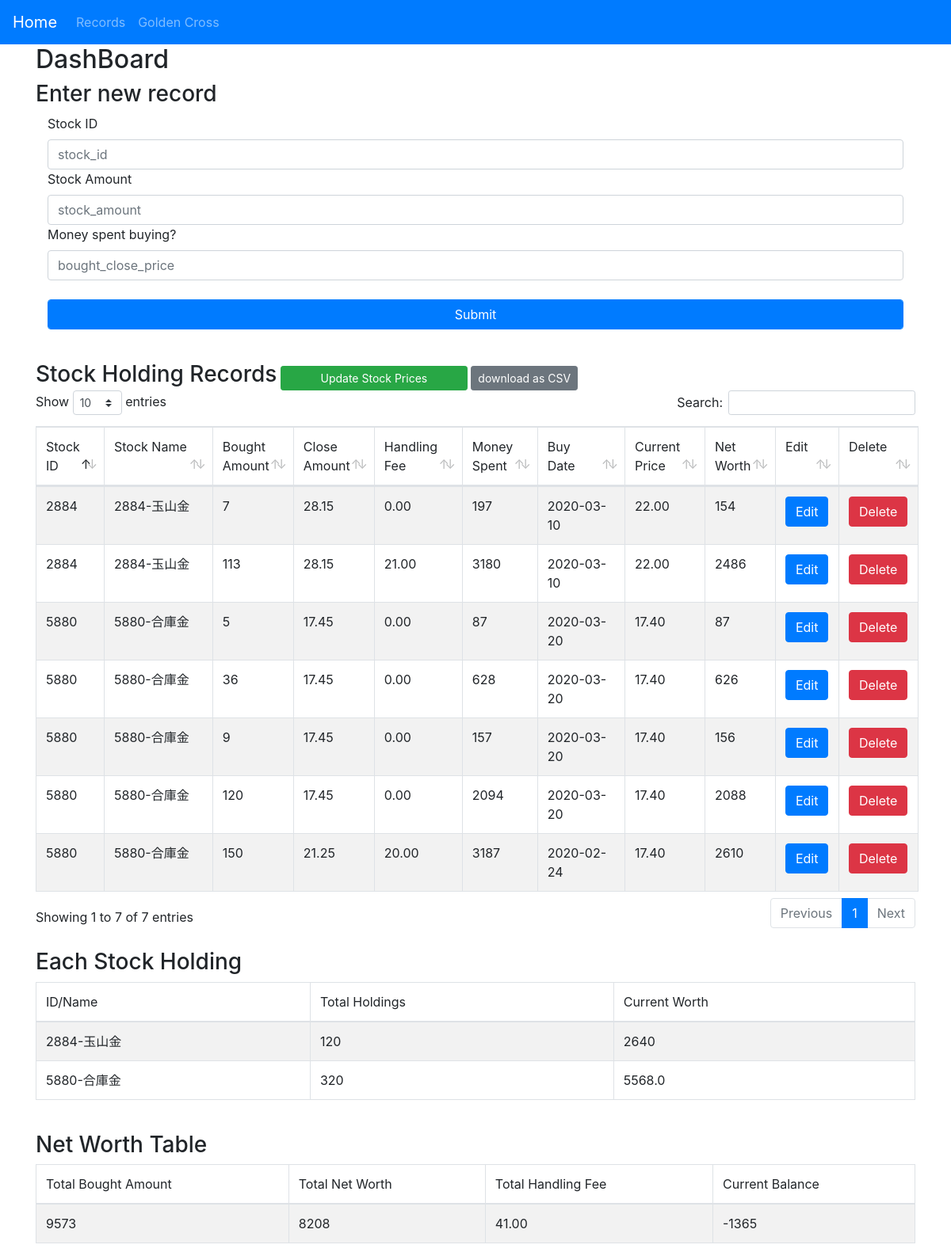
/records/1 (signed in), run on the app's committed database.
### app/models.py (models this page shows, shortened)
class StockHolding(db.Model):
    id = db.Column(db.Integer, primary_key=True)
    stock_id = db.Column(db.String(20))
    stock_name = db.Column(db.String(50))
    stock_amount = db.Column(db.Numeric(20, 2))
    close_amount = db.Column(db.Numeric(20, 2))
    handling_fee = db.Column(db.Numeric(20, 2))
    money_spent = db.Column(db.Numeric(20, 2))
    buy_date = db.Column(db.String(20))

### tables this page shows
CREATE TABLE "current_stock_price" (
	"id"	INTEGER PRIMARY KEY AUTOINCREMENT,
	"stock_id"	TEXT,
	"stock_name"	TEXT,
	"current_price"	NUMERIC
);

### app/views.py (the view)
@app.route('/records/<int:page>')
def records(page):
    if session.get('login') == None:
        return redirect('/')
    all_records = db.engine.execute(all_records_sql).fetchall()  # list
    count_each_stock_holding = db.engine.execute(count_each_stock_holding_sql).fetchall()
    net_worth_map = {}
    print(count_each_stock_holding)
    total_bought_amount = 0
    total_net_worth = 0
    total_handling_fee = 0
    for record in all_records:
        _, _, _, record_amount, close_price, handling_fee, money_spent, _, current_price, net_worth = record
        total_bought_amount += float(money_spent) + float(handling_fee)
        total_net_worth += float(net_worth)
        total_handling_fee += float(handling_fee)
    current_balance = total_net_worth - total_bought_amount
    net_worth_map['total_bought_amount'] = total_bought_amount
    net_worth_map['total_net_worth'] = total_net_worth
    net_worth_map['total_handling_fee'] = total_handling_fee
    net_worth_map['current_balance'] = current_balance
    return render_template("records.html", current=page, records=all_records,
                           net_worth_map=net_worth_map, count_each=count_each_stock_holding)

### app/templates/records.html (shortened to what this page needs)
{% extends 'base.html' %}
{% block body %}
    <div>
        <h2>DashBoard</h2>
    </div>
    <div>
        <h3>Enter new record</h3>
        <div class="form-group">
            <form id="record_form">
                <div class="col">
                    <label for="stock_id">Stock ID</label>
                    <input class="form-control" name="stock_id" id="stock_id" type="text" placeholder="stock_id"/>
                </div>
                <div class="col">
                    <label for="stock_amount">Stock Amount</label>
                    <input class="form-control" name="stock_amount" id="stock_amount" type="text" placeholder="stock_amount"/>
                </div>
                <div class="col">
                    <label for="bought_close_price">Money spent buying?</label>
                    <input class="form-control" name="bought_close_price" id="bought_close_price" type="text" placeholder="bought_close_price"/>
                </div>
                <div class="col">
                    <br />
                    <input class="form-control btn btn-primary" type="button" value="Submit" onclick="postRecord();"/>
                </div>
            </form>
        </div>
    </div>
    <br/>
    <div>
        <h3 style="display: inline;">Stock Holding Records</h3>
        <span>
            <input class="btn btn-sm btn-success" value="Update Stock Prices" onclick="updateCurrentStockPrice();" />
        </span>
        <span>
            <a class="btn btn-sm btn-secondary" href="/download_csv">download as CSV</a>
        </span>
        <table id="stock_records" class="table table-striped table-bordered">
            <thead>
                <td>Stock ID</td>
                <td width="14%">Stock Name</td>
                <td>Bought Amount</td>
                <td>Close Amount</td>
                <td>Handling Fee</td>
                <td>Money Spent</td>
                <td width="11%">Buy Date</td>
                <td>Current Price</td>
                <td>Net Worth</td>
                <td>Edit</td>
                <td>Delete</td>
            </thead>
            <tbody>
                {% for record in records %}
                    <tr>
                        <td>{{ record.stock_id }}</td>
                        <td>{{ record.stock_name }}</td>
                        <td>{{ record.stock_amount }}</td>
                        <td>{{ '%0.2f' % record.close_amount }}</td>
                        <td>{{ '%0.2f' % record.handling_fee }}</td>
                        <td>{{ '%0i' % record.money_spent }}</td>
                        <td>{{ record.buy_date }}</td>
                        <td>{{ '%0.2f' % record.current_price }}</td>
                        <td>{{ '%0i' % record.net_worth }}</td>
                        <td><a class="btn btn-primary" href="/edit/{{ record.id }}">Edit</a></td>
                        <td><a class="btn btn-danger" href="/delete/{{ record.id }}">Delete</a></td>
                    </tr>
                {% endfor %}
            </tbody>
        </table>
    </div>
    <br />
    <h3>Each Stock Holding</h3>
    <table class="table table-striped table-bordered" style="width:100%">
        <thead>
            <tr>
                <td>ID/Name</td>
                <td>Total Holdings</td>
                <td>Current Worth</td>
            </tr>
        </thead>
        <tbody>
            {% for record in count_each %}
                <tr>
                    <td>{{ record.stock_name }}</td>
                    <td>{{ record.stock_amount }}</td>
                    <td>{{ record.current_worth }}</td>
                </tr>
            {% endfor %}
        </tbody>
    </table>
    <br />
    <h3>Net Worth Table</h3>
    <table class="table table-striped table-bordered" style="width:100%">
        <thead>
            <tr>
                <td>Total Bought Amount</td>
                <td>Total Net Worth</td>
                <td>Total Handling Fee</td>
                <td>Current Balance</td>
            </tr>
        </thead>
        <tbody>
            <tr>
                <td>{{ '%0i' % net_worth_map['total_bought_amount'] }}</td>
                <td>{{ '%0i' % net_worth_map['total_net_worth'] }}</td>
                <td>{{ '%0.2f' % net_worth_map['total_handling_fee'] }}</td>
                <td>{{ '%0i' % net_worth_map['current_balance'] }}</td>
            </tr>
        </tbody>
    </table>
{% endblock %}

### app/templates/base.html (shortened to what this page needs)
<!DOCTYPE html>
<html lang="en">
<head>
    <link rel="stylesheet" href="https://stackpath.bootstrapcdn.com/bootstrap/4.4.1/css/bootstrap.min.css"
>
    <link rel="stylesheet" href="{{ url_for('static', filename='css/dataTables.bootstrap4.min.css') }}"/>
</head>
<body>
<nav class="navbar navbar-expand-lg navbar-dark bg-primary">
    <a class="navbar-brand" href="/">Home</a>
    <div class="collapse navbar-collapse" id="navbarSupportedContent">
        <ul class="navbar-nav mr-auto">
            <li class="nav-item">
                <a class="nav-link" href="/records/1">Records</a>
            </li>
            <li class="nav-item">
                <a class="nav-link" href="/pick_golden_cross">Golden Cross</a>
            </li>
        </ul>
    </div>
</nav>
<div class="container">
    {% block body %}{% endblock %}
</div>
</body>
</html>

### data on the page
StockHolding: stock_id "5880", stock_name "5880-合庫金", stock_amount "5", close_amount "17.45", handling_fee "0.00", money_spent "87", buy_date "2020-03-20", net_worth "87"
current_stock_price: current_price "17.40"
StockHolding: stock_id "5880", stock_name "5880-合庫金", stock_amount "36", close_amount "17.45", handling_fee "0.00", money_spent "628", buy_date "2020-03-20", net_worth "626"
StockHolding: stock_id "5880", stock_name "5880-合庫金", stock_amount "9", close_amount "17.45", handling_fee "0.00", money_spent "157", buy_date "2020-03-20", net_worth "156"
StockHolding: stock_id "5880", stock_name "5880-合庫金", stock_amount "120", close_amount "17.45", handling_fee "0.00", money_spent "2094", buy_date "2020-03-20", net_worth "2088"
StockHolding: stock_id "2884", stock_name "2884-玉山金", stock_amount "7", close_amount "28.15", handling_fee "0.00", money_spent "197", buy_date "2020-03-10", net_worth "154"
current_stock_price: current_price "22.00"
StockHolding: stock_id "2884", stock_name "2884-玉山金", stock_amount "113", close_amount "28.15", handling_fee "21.00", money_spent "3180", buy_date "2020-03-10", net_worth "2486"
StockHolding: stock_id "5880", stock_name "5880-合庫金", stock_amount "150", close_amount "21.25", handling_fee "20.00", money_spent "3187", buy_date "2020-02-24", net_worth "2610"

### other printed values
{{ record.stock_name }} "2884-玉山金" "5880-合庫金"
{{ record.stock_amount }} "120" "320"
{{ record.current_worth }} "2640" "5568.0"
{{ '%0i' % net_worth_map['total_bought_amount'] }} "9573"
{{ '%0i' % net_worth_map['total_net_worth'] }} "8208"
{{ '%0.2f' % net_worth_map['total_handling_fee'] }} "41.00"
{{ '%0i' % net_worth_map['current_balance'] }} "-1365"
